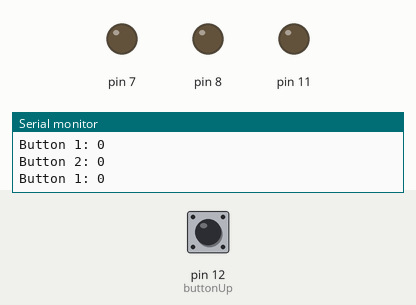
Recording of a sketch running on a simulated Arduino Uno, built with avr-gcc and run on an emulated ATmega328P. On the bench: output pins drawn as LEDs (lit = HIGH), the last lines printed to the serial monitor. The inputs (shaded band) are chosen by the test bench; at power-on: pin 12 (buttonUp) LOW.

Above: at 1.2 s.
1.3 s: pin 12 (buttonUp) pulled HIGH for 0.15 s
At 2.4 s:
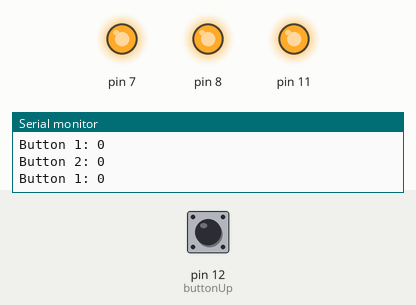
3.0 s: pin 12 (buttonUp) pulled HIGH for 1 s
At 4.3 s:
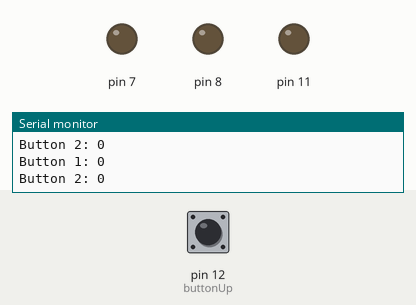
5.5 s: pin 12 (buttonUp) pulled HIGH for 3.2 s
At 9.8 s:
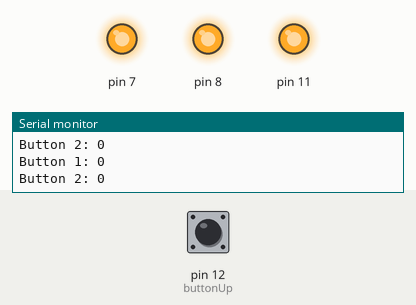
Timing chart, 0 to 11.3 s (numbered marks = the images above; inputs shaded):
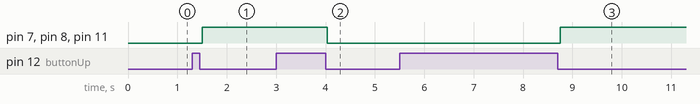

The sketch:

lab_2.1.ino
```cpp
// constants won't change. They're used here to set pin numbers:
const int buttonUp = 12;     // the number of the pushbutton pin
const int buttonDown = 4;

// variables will change:
int buttonStateUp = 0;         // variable for reading the pushbutton status
int buttonStateDown = 0;
int counter = 0;
int val;                        // variable for reading the pin status
int val2;                       // variable for reading the delayed/debounced status
int buttonState;
int lightMode = 0;


void setup() {
  Serial.begin(9600);
  pinMode(buttonUp, INPUT);
  pinMode(buttonDown, INPUT);
  pinMode(11, OUTPUT);
  pinMode(8, OUTPUT);
  pinMode(7, OUTPUT);
  buttonState = digitalRead(buttonUp);
}

void loop() {
  val = digitalRead(buttonUp);      // read input value and store it in val
  Serial.print("Button 1: ");
  Serial.println(digitalRead(buttonUp));
  Serial.print("\n");
  delay(10);                         // 10 milliseconds is a good amount of time
  val2 = digitalRead(buttonUp);     // read the input again to check for bounces
  Serial.print("Button 2: ");
  Serial.println(digitalRead(buttonUp));
  Serial.print("\n");
  if (val == val2) {                 // make sure we got 2 consistant readings!
    if (val != buttonState) {          // the button state has changed!
      if (val == LOW) {                // check if the button is pressed
        if (lightMode == 0) {          // is the light off?
          lightMode = 1;               // turn light on!
          digitalWrite(11, HIGH);
          digitalWrite(8, HIGH);
          digitalWrite(7, HIGH);
        }
          else {
          lightMode = 0;               // turn light off!
          digitalWrite(11, LOW);
          digitalWrite(8, LOW);
          digitalWrite(7, LOW);
        }
      }
    }
    buttonState = val;                 // save the new state in our variable
    counter++;
  }

}
```

Measured:
- after the input at 1.3 s, pin 7, pin 8, pin 11: LOW → HIGH after 0.21 s
- after the input at 3.0 s, pin 7, pin 8, pin 11: HIGH → LOW after 1.0 s
- after the input at 5.5 s, pin 7, pin 8, pin 11: LOW → HIGH after 3.3 s
